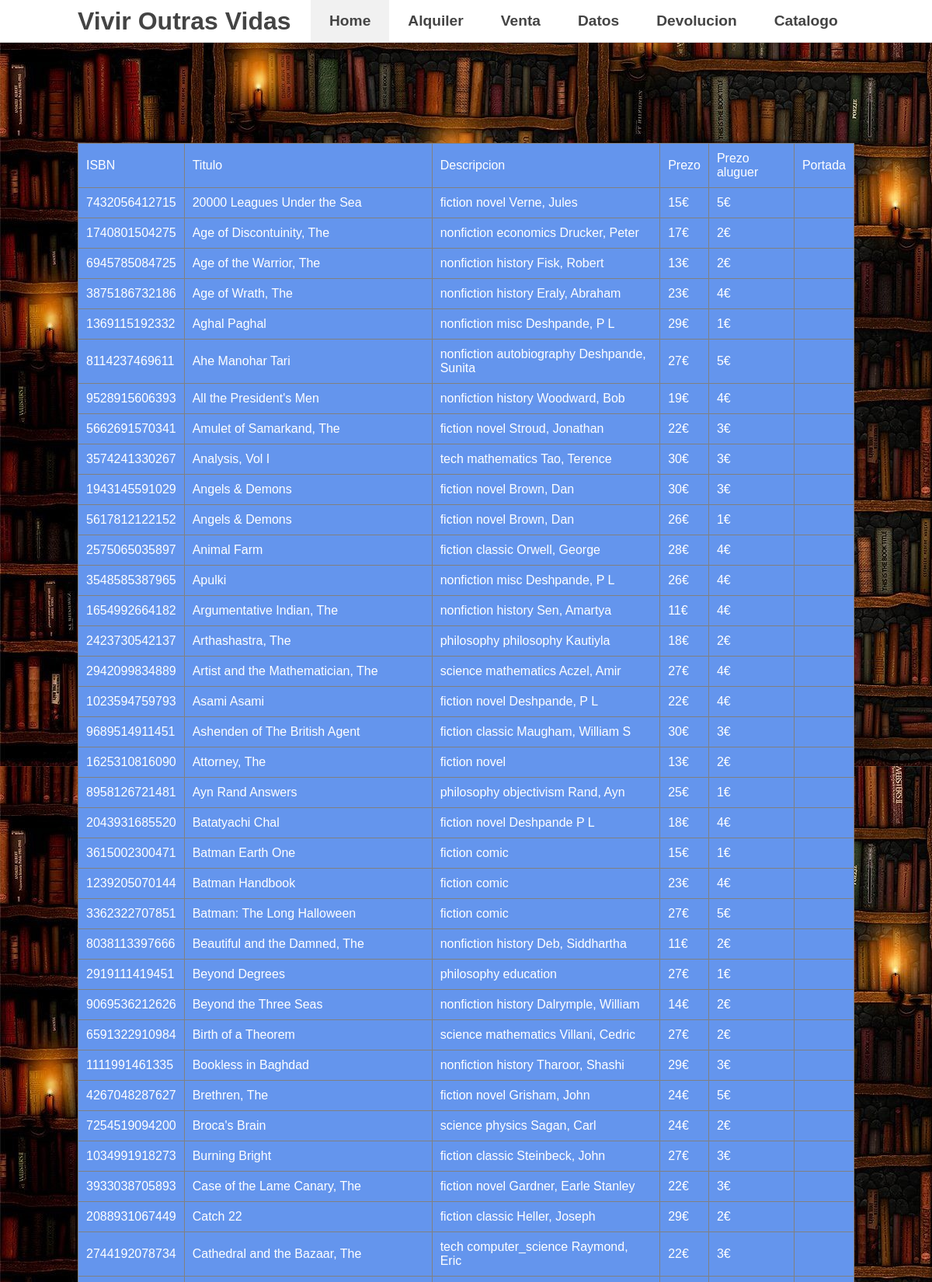
The app's page /IAWM-PROYECTO/sitio/panel_usuario.php (upper part) with its own data.
### tables this page shows
CREATE TABLE `libro_aluguer` (
  `ISBN` varchar(18) PRIMARY KEY,
  `titulo` varchar(60),
  `cantidade` int,
  `descripcion` varchar(100),
  `editorial` varchar(24),
  `prezo` int,
  `prezo_aluguer` int,
  `foto` varchar(1000)
);

### IAWM-PROYECTO/sitio/panel_usuario.php (the view, shortened to what this page needs)
<!DOCTYPE html>
<html lang="en">
  <head>
    <link rel="stylesheet" type="text/css" href="./css/flexnav.css">
    <link rel="stylesheet" type="text/css" href="./css/demo.css">
    <link rel="stylesheet" href="css/login.css">
  </head>
  <body>
    <div id="nav-background">
      <div id="nav-container">
        <header id="nav-header">
          <h1><a href="#" id="nav-logo">Vivir Outras Vidas</a></h1>
        </header>
        <nav>
          <ul class="nav-ul hide-ul">
            <li><a class="nav-link active-link" href="#">Home</a></li>
            <li><a class="nav-link" href="#">Alquiler</a></li>
            <li><a class="nav-link" href="#">Venta</a></li>
            <li><a class="nav-link" href="#">Datos</a></li>
            <li><a class="nav-link" href="#">Devolucion</a></li>
            <li><a class="nav-link" href="#">Catalogo</a></li>
          </ul>
        </nav>
      </div>
    </div>
    <div id="main-content">
      <article class="main-article"><?php
include 'php/mysqlcon.php';
$sql = "SELECT * FROM libro_aluguer ORDER BY titulo";
$result = mysqli_query($conn, $sql);
echo "<br>";
echo "<table border='1' style='margin-top: 15%';>",
"<tr><td>ISBN</td><td>Titulo</td><td>Descripcion</td><td>Prezo</td><td>Prezo aluguer</td><td>Portada</td></tr>";
while ($row = mysqli_fetch_assoc($result)) {
    echo "<tr>";
    echo "<td>",$row['ISBN'],"</td>";
    echo "<td>",$row['titulo'],"</td>";
    echo "<td>",$row['descripcion'],"</td>";
    echo "<td>",$row['prezo'],"€","</td>";
    echo "<td>",$row['prezo_aluguer'],"€","</td>";
    echo "<td>","<img src=",$row['foto'],">","</td>";
    }
    echo "</tr>";
echo "</table>";
?>
      </article>
    </div>
  </body>
</html>

### IAWM-PROYECTO/sitio/css/flexnav.css (style rules this page uses)
body, p, h1, h2, h3, h4, ul, li { margin: 0; padding: 0; }
body { max-height: 100vh; }
#nav-container > nav > ul { list-style-type: none; }
#nav-background { position: fixed; top: 0; z-index: 9000; width: 100%; background-color: white; border-bottom: 1px solid #ddd; }
#nav-container { display: -webkit-box; display: -webkit-flex; display: -ms-flexbox; display: flex; max-width: 1000px; margin: 0 auto; -webkit-box-pack: justify; -webkit-justify-content: space-between; -ms-flex-pack: justify; justify-content: space-between; font-family: Arial, Helvetica, sans-serif; align-items: center; }
#nav-header { display: -webkit-box; display: -webkit-flex; display: -ms-flexbox; display: flex; -webkit-box-pack: justify; -webkit-justify-content: space-between; -ms-flex-pack: justify; justify-content: space-between; -webkit-box-align: center; -webkit-align-items: center; -ms-flex-align: center; align-items: center; }
#nav-logo { color: #444; text-decoration: none; }
.nav-ul { display: -webkit-box; display: -webkit-flex; display: -ms-flexbox; display: flex; max-width: 700px; }
.nav-ul > li { display: -webkit-box; display: -webkit-flex; display: -ms-flexbox; display: flex; }
.nav-link { -webkit-box-flex: 1; -webkit-flex: 1; -ms-flex: 1; flex: 1; color: #444; text-decoration: none; font-weight: 600; font-size: 1.2rem; -webkit-transition: 200ms; transition: 200ms; }
.active-link { background-color: #f1f1f1; }
@media screen and (min-width: 701px) { .nav-link { flex-basis: auto; padding: 1rem 1.5rem; } }

### IAWM-PROYECTO/sitio/css/demo.css (style rules this page uses)
html { font-family: Arial, Helvetica, sans-serif; }
h1, h2, h3 { color: #444; }
#main-content { max-width: 1032px; width: 100%; padding-top: 1rem; margin: 0 auto; }
.main-article { padding: 0 1rem; }

### IAWM-PROYECTO/sitio/css/login.css (style rules this page uses)
.formulario,table,tr,td { padding: 10px; border-collapse: collapse; }
td { background-color: cornflowerblue; color: white; }
body { background-image: url(/img/background.jpg); }

### records on screen
libro_aluguer: ISBN "7432056412715", titulo "20000 Leagues Under the Sea", descripcion "fiction novel Verne, Jules", prezo "15", prezo_aluguer "5"
libro_aluguer: ISBN "1740801504275", titulo "Age of Discontuinity, The", descripcion "nonfiction economics Drucker, Peter", prezo "17", prezo_aluguer "2"
libro_aluguer: ISBN "6945785084725", titulo "Age of the Warrior, The", descripcion "nonfiction history Fisk, Robert", prezo "13", prezo_aluguer "2"
libro_aluguer: ISBN "3875186732186", titulo "Age of Wrath, The", descripcion "nonfiction history Eraly, Abraham", prezo "23", prezo_aluguer "4"
libro_aluguer: ISBN "1369115192332", titulo "Aghal Paghal", descripcion "nonfiction misc Deshpande, P L", prezo "29", prezo_aluguer "1"
libro_aluguer: ISBN "8114237469611", titulo "Ahe Manohar Tari", descripcion "nonfiction autobiography Deshpande, Sunita", prezo "27", prezo_aluguer "5"
libro_aluguer: ISBN "9528915606393", titulo "All the President's Men", descripcion "nonfiction history Woodward, Bob", prezo "19", prezo_aluguer "4"
libro_aluguer: ISBN "5662691570341", titulo "Amulet of Samarkand, The", descripcion "fiction novel Stroud, Jonathan", prezo "22", prezo_aluguer "3"
libro_aluguer: ISBN "3574241330267", titulo "Analysis, Vol I", descripcion "tech mathematics Tao, Terence", prezo "30", prezo_aluguer "3"
libro_aluguer: ISBN "1943145591029", titulo "Angels & Demons", descripcion "fiction novel Brown, Dan", prezo "30", prezo_aluguer "3"
libro_aluguer: ISBN "5617812122152", titulo "Angels & Demons", descripcion "fiction novel Brown, Dan", prezo "26", prezo_aluguer "1"
libro_aluguer: ISBN "2575065035897", titulo "Animal Farm", descripcion "fiction classic Orwell, George", prezo "28", prezo_aluguer "4"
libro_aluguer: ISBN "3548585387965", titulo "Apulki", descripcion "nonfiction misc Deshpande, P L", prezo "26", prezo_aluguer "4"
libro_aluguer: ISBN "1654992664182", titulo "Argumentative Indian, The", descripcion "nonfiction history Sen, Amartya", prezo "11", prezo_aluguer "4"
libro_aluguer: ISBN "2423730542137", titulo "Arthashastra, The", descripcion "philosophy philosophy Kautiyla", prezo "18", prezo_aluguer "2"
libro_aluguer: ISBN "2942099834889", titulo "Artist and the Mathematician, The", descripcion "science mathematics Aczel, Amir", prezo "27", prezo_aluguer "4"
libro_aluguer: ISBN "1023594759793", titulo "Asami Asami", descripcion "fiction novel Deshpande, P L", prezo "22", prezo_aluguer "4"
libro_aluguer: ISBN "9689514911451", titulo "Ashenden of The British Agent", descripcion "fiction classic Maugham, William S", prezo "30", prezo_aluguer "3"
libro_aluguer: ISBN "1625310816090", titulo "Attorney, The", descripcion "fiction novel", prezo "13", prezo_aluguer "2"
libro_aluguer: ISBN "8958126721481", titulo "Ayn Rand Answers", descripcion "philosophy objectivism Rand, Ayn", prezo "25", prezo_aluguer "1"
libro_aluguer: ISBN "2043931685520", titulo "Batatyachi Chal", descripcion "fiction novel Deshpande P L", prezo "18", prezo_aluguer "4"
libro_aluguer: ISBN "3615002300471", titulo "Batman Earth One", descripcion "fiction comic", prezo "15", prezo_aluguer "1"
libro_aluguer: ISBN "1239205070144", titulo "Batman Handbook", descripcion "fiction comic", prezo "23", prezo_aluguer "4"
libro_aluguer: ISBN "3362322707851", titulo "Batman: The Long Halloween", descripcion "fiction comic", prezo "27", prezo_aluguer "5"
libro_aluguer: ISBN "8038113397666", titulo "Beautiful and the Damned, The", descripcion "nonfiction history Deb, Siddhartha", prezo "11", prezo_aluguer "2"
libro_aluguer: ISBN "2919111419451", titulo "Beyond Degrees", descripcion "philosophy education", prezo "27", prezo_aluguer "1"
libro_aluguer: ISBN "9069536212626", titulo "Beyond the Three Seas", descripcion "nonfiction history Dalrymple, William", prezo "14", prezo_aluguer "2"
libro_aluguer: ISBN "6591322910984", titulo "Birth of a Theorem", descripcion "science mathematics Villani, Cedric", prezo "27", prezo_aluguer "2"
libro_aluguer: ISBN "1111991461335", titulo "Bookless in Baghdad", descripcion "nonfiction history Tharoor, Shashi", prezo "29", prezo_aluguer "3"
libro_aluguer: ISBN "4267048287627", titulo "Brethren, The", descripcion "fiction novel Grisham, John", prezo "24", prezo_aluguer "5"
libro_aluguer: ISBN "7254519094200", titulo "Broca's Brain", descripcion "science physics Sagan, Carl", prezo "24", prezo_aluguer "2"
libro_aluguer: ISBN "1034991918273", titulo "Burning Bright", descripcion "fiction classic Steinbeck, John", prezo "27", prezo_aluguer "3"
libro_aluguer: ISBN "3933038705893", titulo "Case of the Lame Canary, The", descripcion "fiction novel Gardner, Earle Stanley", prezo "22", prezo_aluguer "3"
libro_aluguer: ISBN "2088931067449", titulo "Catch 22", descripcion "fiction classic Heller, Joseph", prezo "29", prezo_aluguer "2"
libro_aluguer: ISBN "2744192078734", titulo "Cathedral and the Bazaar, The", descripcion "tech computer_science Raymond, Eric", prezo "22", prezo_aluguer "3"
